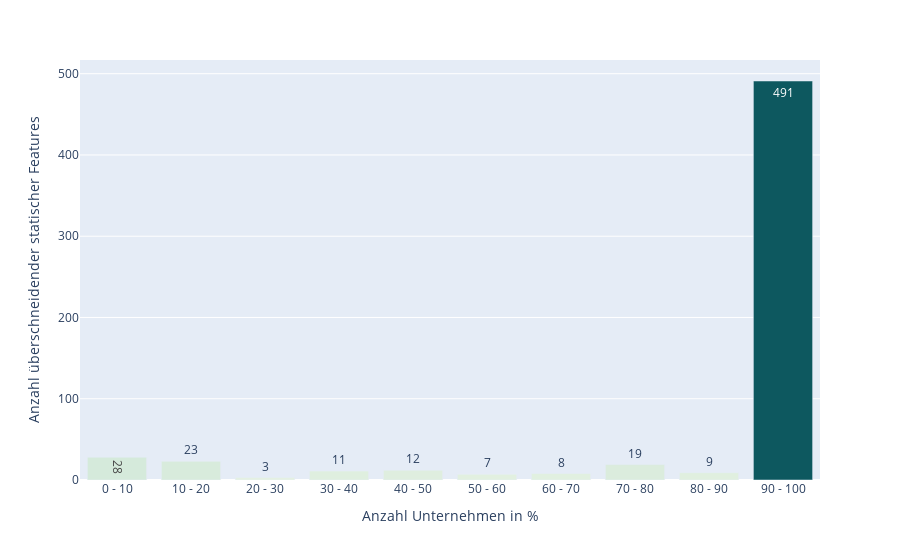

Source (notebook cell):
### Code cell
import plotly.express as px

fig = px.bar(
    grouped,
    x="companyCountIn%",
    y="sameFeatureCount",
    color="sameFeatureCount",
    color_continuous_scale="mint",
    text_auto=True,
    labels={
        "sameFeatureCount": "Anzahl überschneidender statischer Features",
        "companyCountIn%": "Anzahl Unternehmen in %"
    },
)
fig.update_traces(cliponaxis=False)
fig.update_coloraxes(showscale=False)
fig.write_image(config.data_dir / "figures" / "static-same-features-count.png")
fig.show()

### Figure 1 — Plotly figure (JSON) as saved in the notebook; plotly's stock layout.template omitted (floating-point values rounded to 4 significant figures)
{"data": [{"hovertemplate": "Anzahl Unternehmen in %=%{x}<br>Anzahl überschneidender statischer Features=%{marker.color}<extra></extra>", "legendgroup": "", "marker": {"color": [28, 23, 3, 11, 12, 7, 8, 19, 9, 491], "coloraxis": "coloraxis", "pattern": {"shape": ""}}, "name": "", "orientation": "v", "showlegend": false, "textposition": "auto", "texttemplate": "%{y}", "x": ["0 - 10", "10 - 20", "20 - 30", "30 - 40", "40 - 50", "50 - 60", "60 - 70", "70 - 80", "80 - 90", "90 - 100"], "xaxis": "x", "y": [28, 23, 3, 11, 12, 7, 8, 19, 9, 491], "yaxis": "y", "type": "bar", "cliponaxis": false}], "layout": {"xaxis": {"anchor": "y", "domain": [0.0, 1.0], "title": {"text": "Anzahl Unternehmen in %"}}, "yaxis": {"anchor": "x", "domain": [0.0, 1.0], "title": {"text": "Anzahl überschneidender statischer Features"}}, "coloraxis": {"colorbar": {"title": {"text": "Anzahl überschneidender statischer Features"}}, "colorscale": [[0.0, "rgb(228, 241, 225)"], [0.1667, "rgb(180, 217, 204)"], [0.3333, "rgb(137, 192, 182)"], [0.5, "rgb(99, 166, 160)"], [0.6667, "rgb(68, 140, 138)"], [0.8333, "rgb(40, 114, 116)"], [1.0, "rgb(13, 88, 95)"]], "showscale": false}, "legend": {"tracegroupgap": 0}, "margin": {"t": 60}, "barmode": "relative"}}
